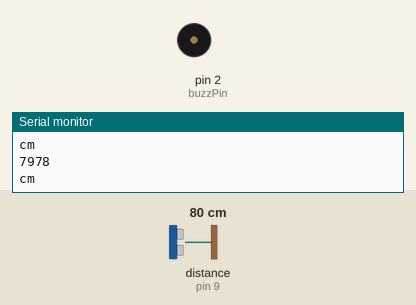
Recording of a sketch running on a simulated Arduino Uno, built with avr-gcc and run on an emulated ATmega328P. Parts: buzzer (waves = sounding, pin HIGH), the last lines printed to the serial monitor. Wiring (inferred from the names in the program): ultrasonic range finder: trigger pin 10; echo pin 9. Inputs (shaded band) come from the test bench; at power-on: distance to the obstacle (sensor on pin 9) 80 cm. The echo pulse lasts 58.3 µs per cm; pins used as bus, display or sensor lines are not drawn.

Above: at 2.2 s.
2.3 s: distance to the obstacle (sensor on pin 9) set to 55 cm
4.3 s: distance to the obstacle (sensor on pin 9) set to 45 cm
At 5.8 s:
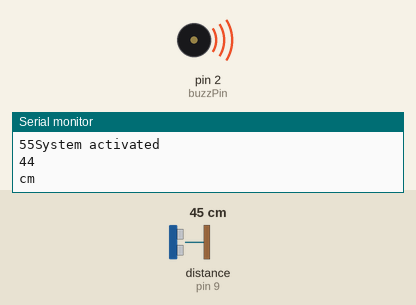
6.8 s: distance to the obstacle (sensor on pin 9) set to 60 cm
At 9.8 s:
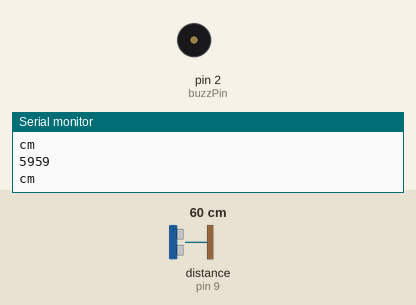
9.9 s: distance to the obstacle (sensor on pin 9) set to 2 cm
At 11.4 s:
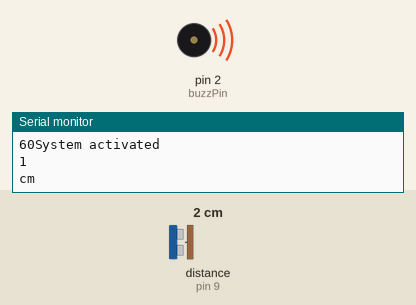
Timing chart, 0 to 12.9 s (numbered marks = the images above; inputs shaded):
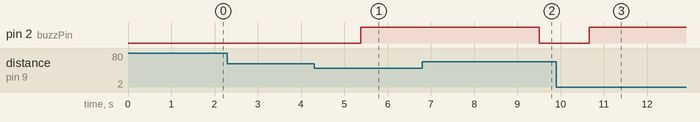

The sketch:

ALARMA1.ino
```cpp
// Define pins for ultrasonic and buzzer
#include <SR04.h>
int const trigPin = 10;
int const echoPin = 9;
int const buzzPin = 2;
SR04 sr04 = SR04(echoPin,trigPin);
long a;


void setup()
{
  pinMode(trigPin, OUTPUT); // trig pin will have pulses output
  pinMode(echoPin, INPUT); // echo pin should be input to get pulse width
  pinMode(buzzPin, OUTPUT); // buzz pin is output to control buzzering
  Serial.begin(9600);
  delay(1000);
  }

void loop()
{

  // Duration will be the input pulse width and distance will be the distance to the obstacle in centimeters
  int duration, distance;
  // Output pulse with 1ms width on trigPin
   distance = -10;
  digitalWrite(trigPin, HIGH);
  delay(1);
  digitalWrite(trigPin, LOW);
  // Measure the pulse input in echo pin
  duration = pulseIn(echoPin, HIGH);
  // Distance is half the duration devided by 29.1 (from datasheet)
  distance = (duration/2) / 29.1;
  // if distance less than 0.5 meter and more than 0 (0 or less means over range)
    if (distance <= 50 && distance >= 0) {
      // Buzz
      digitalWrite(buzzPin, HIGH);
      Serial.println("System activated");
      a=sr04.Distance();
      Serial.println(a);
      Serial.println("cm");
      delay(3000);
      distance = 40;
    } else {
      a=sr04.Distance();
      Serial.println(a);
      Serial.println("cm");
      delay(1000);
      digitalWrite(buzzPin, LOW);
    }
    // Waiting 60 ms won't hurt any one
    delay(60);
      Serial.print(distance);

}
```

Measured:
- the behaviour switches between 51 and 50 cm on distance to the obstacle (sensor on pin 9) (found by bisection; images 0 and 1)
- after the input at 4.3 s, pin 2 (buzzPin): LOW → HIGH after 1.1 s
- after the input at 6.8 s, pin 2 (buzzPin): HIGH → LOW after 2.7 s
- after the input at 9.9 s, pin 2 (buzzPin): LOW → HIGH after 0.76 s
